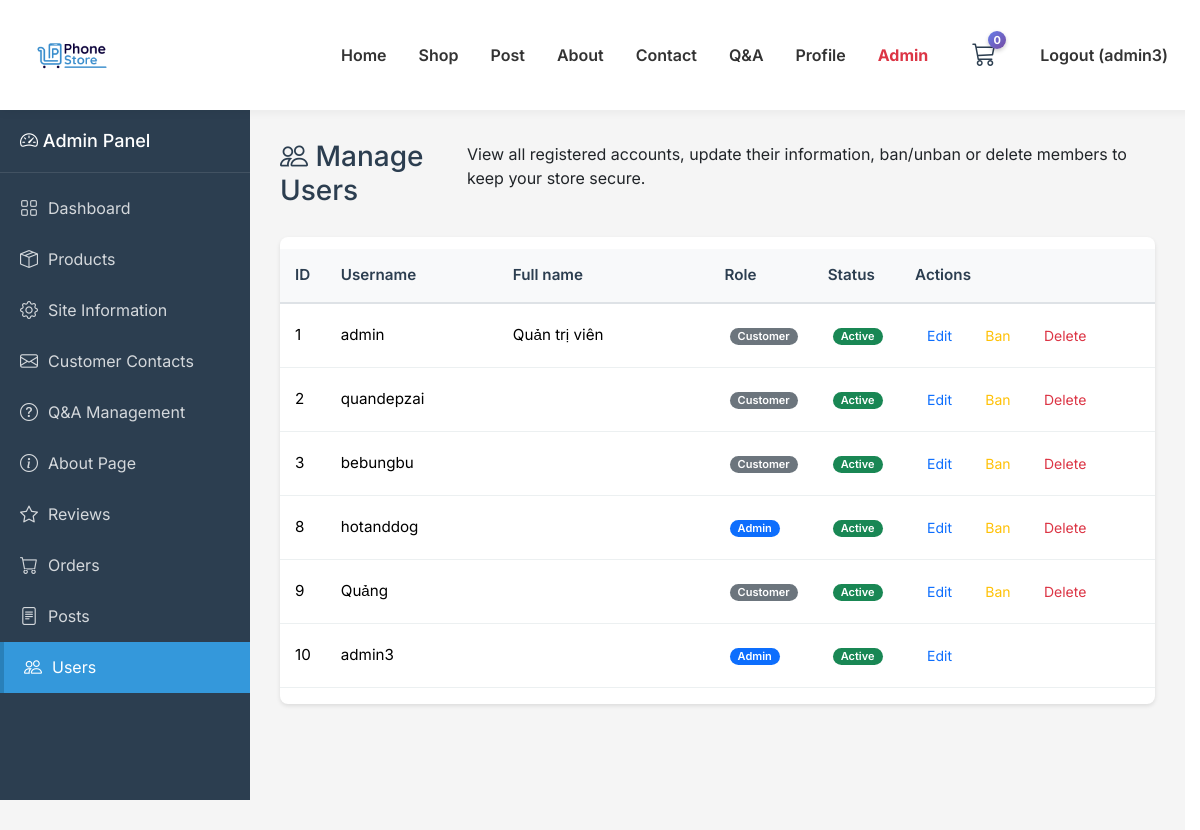
/index.php?page=manage_profile (signed in), run on the app's committed database.
### tables this page shows
CREATE TABLE `users` (
  `id` int(11) NOT NULL,
  `username` varchar(50) NOT NULL,
  `password` varchar(255) NOT NULL,
  `full_name` varchar(100) DEFAULT NULL,
  `email` varchar(255) DEFAULT NULL,
  `is_admin` tinyint(1) NOT NULL
);

### views/admin/manage_profile.php (the view, shortened to what this page needs)
<?php
$db  = new Database();
$pdo = $db->connect();
$loggedInAdminId = (int)$_SESSION['user_id'];
function isBannedUserRow(array $row): bool {
    if (!isset($row['full_name']) || $row['full_name'] === null) return false;
    return str_starts_with($row['full_name'], '[BANNED]');
}
$stmt = $pdo->query("SELECT id, username, full_name, is_admin FROM users ORDER BY id ASC");
$users = $stmt->fetchAll(PDO::FETCH_ASSOC);
?>
<!DOCTYPE html>
<html lang="en">
<head>
  <link
    href="https://cdn.jsdelivr.net/npm/bootstrap@5.3.3/dist/css/bootstrap.min.css"
    rel="stylesheet"
  />
  <link href="https://cdn.jsdelivr.net/npm/@tabler/core@1.0.0-beta10/dist/css/tabler.min.css" rel="stylesheet"/>
  <link rel="stylesheet" href="assets/css/style.css" />
</head>
<body>
<?php include 'views/layouts/header.php'; ?>
<div class="admin-layout">
    <?php include 'views/layouts/admin_sidebar.php'; ?>
    <main class="admin-content">
        <div class="content-header">
            <h2><i class="bi bi-people"></i> Manage Users</h2>
            <p>View all registered accounts, update their information, ban/unban or delete members to keep your store secure.</p>
        </div>
        <div class="content-card">
      <table class="table admin-table align-middle">
        <thead>
          <tr>
            <th style="width:5%;">ID</th>
            <th style="width:20%;">Username</th>
            <th style="width:25%;">Full name</th>
            <th style="width:10%;">Role</th>
            <th style="width:10%;">Status</th>
            <th style="width:30%;">Actions</th>
          </tr>
        </thead>
        <tbody>
        <?php foreach ($users as $u):
            $isAdmin  = (int)$u['is_admin'] === 1;
            $isBanned = isBannedUserRow($u);
        ?>
          <tr>
            <td><?= (int)$u['id'] ?></td>
            <td><?= htmlspecialchars($u['username']) ?></td>
            <td><?= htmlspecialchars($u['full_name'] ?? '') ?></td>
            <td>
              <?php if ($isAdmin): ?>
                <span class="badge bg-primary">Admin</span>
              <?php else: ?>
                <span class="badge bg-secondary">Customer</span>
              <?php endif; ?>
            </td>
            <td>
              <?php if ($isBanned): ?>
                <span class="badge bg-danger">Banned</span>
              <?php else: ?>
                <span class="badge bg-success">Active</span>
              <?php endif; ?>
            </td>
            <td>
              <button
                class="btn btn-sm btn-outline-primary"
                data-bs-toggle="modal"
                data-bs-target="#editUserModal<?= (int)$u['id'] ?>">
                Edit
              </button>
              <?php if ($isBanned): ?>
                <a href="index.php?page=manage_profile&action=unban&id=<?= (int)$u['id'] ?>"
                   class="btn btn-sm btn-warning"
                   onclick="return confirm('Unban this user?');">
                  Unban
                </a>
              <?php else: ?>
                <?php if ((int)$u['id'] !== $loggedInAdminId): ?>
                  <a href="index.php?page=manage_profile&action=ban&id=<?= (int)$u['id'] ?>"
                     class="btn btn-sm btn-outline-warning"
                     onclick="return confirm('Ban this user? This will lock their account.');">
                    Ban
                  </a>
                <?php endif; ?>
              <?php endif; ?>
              <?php if ((int)$u['id'] !== $loggedInAdminId): ?>
                <a href="index.php?page=manage_profile&action=delete&id=<?= (int)$u['id'] ?>"
                   class="btn btn-sm btn-outline-danger"
                   onclick="return confirm('Delete this user permanently?');">
                  Delete
                </a>
              <?php endif; ?>
            </td>
          </tr>
        <?php endforeach; ?>
        </tbody>
      </table>
    </div>
        </div>
</body>
</html>

### assets/css/style.css (style rules this page uses)
body { font-family: 'Inter', sans-serif; margin: 0; padding: 0; padding-top: 100px; }
html { scrollbar-gutter: stable; }
.admin-table { width: 100%; border-collapse: collapse; margin-top: 12px; font-size: 0.95rem; }
.admin-table th, .admin-table td { padding: 10px 12px; border-bottom: 1px solid #eee; text-align: left; }
.admin-table th { background: #fafafa; font-weight: 600; }
.table th, .table td { vertical-align: middle; }
.table td .btn { margin-right: 5px; }
body { padding-top: 120px; }
:root { --font-body: "Inter", sans-serif; --font-heading: "Poppins", sans-serif; --accent-color: rgba(184, 142, 47, 0.22); }
body { font-family: var(--font-body); background-color: #fff; margin: 0; padding: 0; }
body { padding-top: 110px; }
body { overflow-x: hidden !important; overflow-y: auto !important; }
html { scroll-behavior: smooth; }

### assets/css/admin.css (style rules this page uses)
.admin-layout { display: flex; min-height: calc(100vh - 80px); background: #f5f5f5; }
.admin-content { flex: 1; padding: 30px; overflow-x: hidden; }
.content-header { display: flex; justify-content: space-between; align-items: center; margin-bottom: 30px; }
.content-header h2 { margin: 0; font-size: 28px; color: #2c3e50; }
.content-card { background: white; border-radius: 8px; box-shadow: 0 2px 4px rgba(0,0,0,0.1); overflow: hidden; }
.badge { padding: 3px 8px; border-radius: 12px; font-size: 11px; font-weight: 600; margin-left: 5px; }
.admin-table { width: 100%; border-collapse: collapse; }
.admin-table th { background: #f8f9fa; padding: 15px; text-align: left; font-weight: 600; color: #2c3e50; border-bottom: 2px solid #dee2e6; }
.admin-table td { padding: 15px; border-bottom: 1px solid #ecf0f1; vertical-align: middle; }
.btn-sm { padding: 6px 12px; border: none; border-radius: 4px; cursor: pointer; transition: all 0.3s; }

### data on the page
users: id "1", username "admin", full_name "Quản trị viên", is_admin "Customer", shows "Active"
users: id "2", username "quandepzai", is_admin "Customer"
users: id "3", username "bebungbu", is_admin "Customer"
users: id "8", username "hotanddog", is_admin "Admin"
users: id "9", username "Quảng", is_admin "Customer"
users: id "10", username "admin3", is_admin "Admin"

### other printed values
$cartCount "0"
$username "admin3"
